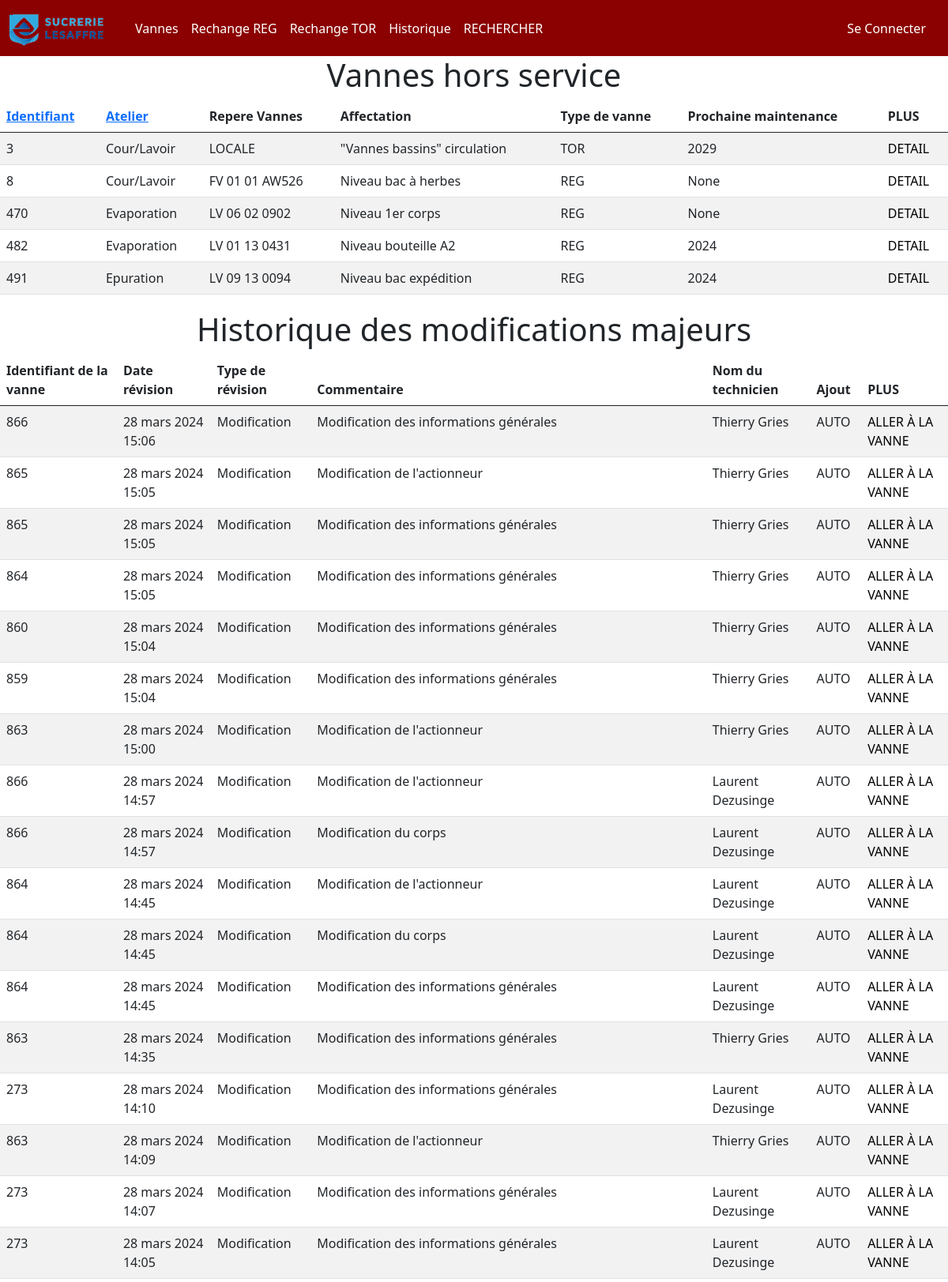
Page /historique/ (upper part) on the committed database.
### appliVanne/models.py (models this page shows, shortened)
class Vanne(models.Model):
    class Meta:
        db_table = 'VANNES'
    id_vanne = models.AutoField(primary_key=True, unique=True, verbose_name="ID de la vanne")
    id_atelier = models.ForeignKey('ATELIER', to_field='id_atelier', on_delete=models.CASCADE, null=True, verbose_name="ID de l'atelier")
    repere_vanne = models.CharField(max_length=255, null=True, blank=True, verbose_name="Repère de la vanne")
    affectation_vanne = models.CharField(max_length=255, null=True, blank=True, verbose_name="Affectation de la vanne")
    machine_vanne = models.CharField(max_length=255, null=True, blank=True, verbose_name="Machine de la vanne")
    numero_commande = models.CharField(max_length=20, null=True, blank=True, verbose_name="Numéro de commande")
    id_actionneur = models.ForeignKey('ACTIONNEUR', to_field='id_actionneur', on_delete=models.CASCADE, null=True, verbose_name="ID de l'actionneur")
    id_corps = models.ForeignKey('CORPS', to_field='id_corps', on_delete=models.CASCADE, null=True, verbose_name="ID du corps")
    id_positionneur = models.ForeignKey('POSITIONNEUR', to_field='id_positionneur', on_delete=models.CASCADE, null=True, blank=True, verbose_name="ID du positionneur")
    id_fournisseur_vannes = models.ForeignKey('FOURNISSEUR', to_field='id_fournisseur', on_delete=models.CASCADE, default=0, null=True, verbose_name="ID du fournisseur de vannes")
    type_vannes = models.CharField(max_length=255, null=True, blank=True, verbose_name="Type de vannes")
    organe_reglant = models.CharField(max_length=255, null=True, blank=True, verbose_name="Organe réglant")
    freq_revision = models.IntegerField(null=True, blank=True, verbose_name="Fréquence de révision")
    derniere_revision = models.IntegerField(null=True, blank=True, verbose_name="Date de la dernière révision")
    voir_en = models.IntegerField(null=True, blank=True, verbose_name="Date de la prochaine révision")
    en_service_vanne = models.IntegerField(default=1, blank=True, verbose_name="En service")
    date_commande = models.DateField(null=True, blank=True, verbose_name="Date de la commande")
    tracker = FieldTracker()

class ATELIER(models.Model):
    class Meta:
        db_table = 'ATELIER'
    id_atelier = models.AutoField(primary_key=True, unique=True, verbose_name="ID de l'atelier")
    nom_atelier = models.CharField(max_length=45, default='a remplir', unique=True, verbose_name="Nom de l'atelier")

class REVISON(models.Model):
    class Meta:
        db_table = 'REVISION'
    id_revision = models.AutoField(primary_key=True, unique=True, verbose_name="ID de la révision")
    id_revision_vanne =  models.IntegerField(null=True, blank=True, default=0, verbose_name="ID de la révision de la vanne")
    rev_id_vanne = models.IntegerField(null=True, blank=True, default=0, verbose_name="ID de la vanne")
    date_revision = models.DateTimeField(null=True, blank=True, verbose_name="Date de la révision")
    type_revision =  models.ForeignKey('TYPEREVISION', to_field='id_type_revision', on_delete=models.CASCADE, null=True, verbose_name="ID du  type de revision")
    commentaire_revision = models.CharField(max_length=255, null=True, blank=True, default='Aucun commentaire', verbose_name="Commentaire de révision")
    detail_commentaire = models.CharField( max_length=1500000,null=True, blank=True, default='Aucun détail', verbose_name="Détail de révision")
    nom_technicien =models.ForeignKey(User, to_field='id', on_delete=models.CASCADE, null=True, verbose_name="ID du  type de revision")
    ajout_revision = models.CharField(max_length=255, null=True, blank=True, default='AUTO', verbose_name="Ajout de révision")

class TypeRevision(models.Model):
    class Meta:
        db_table = 'TYPEREVISION'
    id_type_revision = models.AutoField(primary_key=True, unique=True, verbose_name="ID du type de révision")
    type_revision = models.CharField(max_length=255, blank=True, verbose_name="Type de révision")

### appliVanne/views.py (the view)
# urls.py: path("historique/", views.historiqueVanne, name="historique"),
def historiqueVanne(request):
    LesVannes = Vanne.objects.filter(en_service_vanne=0)
    lesREv = REVISON.objects.all().order_by('-id_revision')
    return render(request, "appliVanne/historique.html", {"listeVannes": LesVannes, "listeRev": lesREv})

### appliVanne/templates/appliVanne/historique.html (shortened to what this page needs)
{% extends "appliVanne/base.html" %} {% block title %} Vannes HORS SERVICE {% endblock %}
{% block main %}
<h1> Vannes hors service </h1>
<table class="table table-striped" style="margin-bottom:20px">
    <thead>
      <tr>
        <th scope="col"> <a href="?tri=id_vanne&ordre={% if request.GET.tri == 'id_vanne' and request.GET.ordre == 'asc' %}desc{% else %}asc{% endif %}"> Identifiant</a></th>
        <th scope="col"><a href="?tri=id_atelier__nom_atelier&ordre={% if request.GET.tri == 'id_atelier__nom_atelier' and request.GET.ordre == 'asc' %}desc{% else %}asc{% endif %}"> Atelier</a></th>
        <th scope="col">Repere Vannes </th>
        <th scope="col">Affectation </th>
        <th scope="col">Type de vanne </th>
        <th scope="col"> Prochaine maintenance</th>
        <th scope="col">PLUS</th>
      </tr>
    </thead>
    {% for vanne in listeVannes %}
      <tr>
        <td>{{ vanne.id_vanne}}</td>
        <td>{{ vanne.id_atelier.nom_atelier}}</td>
        <td>{{ vanne.repere_vanne }}</td>
        <td>{{ vanne.affectation_vanne }}</td>
        <td>{{ vanne.type_vannes }}</td>
        <td>{{ vanne.voir_en }}</td>
        <td>
            <a class="detdel"  href="/vanne/{{vanne.id_vanne}}/detail">DETAIL</a>
      </tr>
    {% endfor %}
  </table>
<h1>Historique des modifications majeurs</h1>
  <table class="table table-striped  historique-modifications">
    <thead>
      <tr>
        <th scope="col"> Identifiant de la vanne</th>
        <th scope="col"> Date révision </a></th>
        <th scope="col">Type de révision </th>
        <th scope="col">Commentaire </th>
        <th scope="col">Nom du technicien</th>
        <th scope="col">Ajout</th>
        <th scope="col">PLUS</th>
      </tr>
    </thead>
    {% for rev in listeRev %}
      <tr>
        <td>{{ rev.rev_id_vanne}}</td>
        <td>{{ rev.date_revision }}</td>
        <td>{{ rev.type_revision.type_revision }}</td>
        <td>{{ rev.commentaire_revision }}</td>
        <td>{{ rev.nom_technicien.first_name }} {{rev.nom_technicien.last_name}}</td>
        <td>{{ rev.ajout_revision }}</td>
        <td>
          <a class="detdel"  href="/vanne/{{ rev.rev_id_vanne }}/detail">ALLER À LA VANNE</a>
        </td>
      </tr>
    {% endfor %}
  </table>
{% endblock %}

### appliVanne/static/appliVanne/CSS/styles.css (style rules this page uses)
.detdel { text-decoration: none; color: black; }

### rows in the picture
Vanne: id_vanne "3", id_atelier.nom_atelier "Cour/Lavoir", repere_vanne "LOCALE", affectation_vanne "\"Vannes bassins\" circulation", type_vannes "TOR", voir_en "2029"
Vanne: id_vanne "8", id_atelier.nom_atelier "Cour/Lavoir", repere_vanne "FV 01 01 AW526", affectation_vanne "Niveau bac à herbes", type_vannes "REG", voir_en "None"
Vanne: id_vanne "470", id_atelier.nom_atelier "Evaporation", repere_vanne "LV 06 02 0902", affectation_vanne "Niveau 1er corps", type_vannes "REG", voir_en "None"
Vanne: id_vanne "482", id_atelier.nom_atelier "Evaporation", repere_vanne "LV 01 13 0431", affectation_vanne "Niveau bouteille A2", type_vannes "REG", voir_en "2024"
Vanne: id_vanne "491", id_atelier.nom_atelier "Epuration", repere_vanne "LV 09 13 0094", affectation_vanne "Niveau bac expédition", type_vannes "REG", voir_en "2024"
REVISON: rev_id_vanne "866", date_revision "28 mars 2024 15:06", type_revision.type_revision "Modification", commentaire_revision "Modification des informations générales", nom_technicien.first_name "Thierry", nom_technicien.last_name "Gries", ajout_revision "AUTO"
REVISON: rev_id_vanne "865", date_revision "28 mars 2024 15:05", type_revision.type_revision "Modification", commentaire_revision "Modification de l'actionneur", nom_technicien.first_name "Thierry", nom_technicien.last_name "Gries", ajout_revision "AUTO"
REVISON: rev_id_vanne "865", date_revision "28 mars 2024 15:05", type_revision.type_revision "Modification", commentaire_revision "Modification des informations générales", nom_technicien.first_name "Thierry", nom_technicien.last_name "Gries", ajout_revision "AUTO"
REVISON: rev_id_vanne "864", date_revision "28 mars 2024 15:05", type_revision.type_revision "Modification", commentaire_revision "Modification des informations générales", nom_technicien.first_name "Thierry", nom_technicien.last_name "Gries", ajout_revision "AUTO"
REVISON: rev_id_vanne "860", date_revision "28 mars 2024 15:04", type_revision.type_revision "Modification", commentaire_revision "Modification des informations générales", nom_technicien.first_name "Thierry", nom_technicien.last_name "Gries", ajout_revision "AUTO"
REVISON: rev_id_vanne "859", date_revision "28 mars 2024 15:04", type_revision.type_revision "Modification", commentaire_revision "Modification des informations générales", nom_technicien.first_name "Thierry", nom_technicien.last_name "Gries", ajout_revision "AUTO"
REVISON: rev_id_vanne "863", date_revision "28 mars 2024 15:00", type_revision.type_revision "Modification", commentaire_revision "Modification de l'actionneur", nom_technicien.first_name "Thierry", nom_technicien.last_name "Gries", ajout_revision "AUTO"
REVISON: rev_id_vanne "866", date_revision "28 mars 2024 14:57", type_revision.type_revision "Modification", commentaire_revision "Modification de l'actionneur", nom_technicien.first_name "Laurent", nom_technicien.last_name "Dezusinge", ajout_revision "AUTO"
REVISON: rev_id_vanne "866", date_revision "28 mars 2024 14:57", type_revision.type_revision "Modification", commentaire_revision "Modification du corps", nom_technicien.first_name "Laurent", nom_technicien.last_name "Dezusinge", ajout_revision "AUTO"
REVISON: rev_id_vanne "864", date_revision "28 mars 2024 14:45", type_revision.type_revision "Modification", commentaire_revision "Modification de l'actionneur", nom_technicien.first_name "Laurent", nom_technicien.last_name "Dezusinge", ajout_revision "AUTO"
REVISON: rev_id_vanne "864", date_revision "28 mars 2024 14:45", type_revision.type_revision "Modification", commentaire_revision "Modification du corps", nom_technicien.first_name "Laurent", nom_technicien.last_name "Dezusinge", ajout_revision "AUTO"
REVISON: rev_id_vanne "864", date_revision "28 mars 2024 14:45", type_revision.type_revision "Modification", commentaire_revision "Modification des informations générales", nom_technicien.first_name "Laurent", nom_technicien.last_name "Dezusinge", ajout_revision "AUTO"
REVISON: rev_id_vanne "863", date_revision "28 mars 2024 14:35", type_revision.type_revision "Modification", commentaire_revision "Modification des informations générales", nom_technicien.first_name "Thierry", nom_technicien.last_name "Gries", ajout_revision "AUTO"
REVISON: rev_id_vanne "273", date_revision "28 mars 2024 14:10", type_revision.type_revision "Modification", commentaire_revision "Modification des informations générales", nom_technicien.first_name "Laurent", nom_technicien.last_name "Dezusinge", ajout_revision "AUTO"
REVISON: rev_id_vanne "863", date_revision "28 mars 2024 14:09", type_revision.type_revision "Modification", commentaire_revision "Modification de l'actionneur", nom_technicien.first_name "Thierry", nom_technicien.last_name "Gries", ajout_revision "AUTO"
REVISON: rev_id_vanne "273", date_revision "28 mars 2024 14:07", type_revision.type_revision "Modification", commentaire_revision "Modification des informations générales", nom_technicien.first_name "Laurent", nom_technicien.last_name "Dezusinge", ajout_revision "AUTO"
REVISON: rev_id_vanne "273", date_revision "28 mars 2024 14:05", type_revision.type_revision "Modification", commentaire_revision "Modification des informations générales", nom_technicien.first_name "Laurent", nom_technicien.last_name "Dezusinge", ajout_revision "AUTO"
